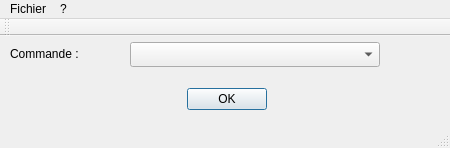
<?xml version="1.0" encoding="UTF-8"?>
<ui version="4.0">
 <class>MainWindow</class>
 <widget class="QMainWindow" name="MainWindow">
  <property name="geometry">
   <rect>
    <x>0</x>
    <y>0</y>
    <width>450</width>
    <height>148</height>
   </rect>
  </property>
  <property name="minimumSize">
   <size>
    <width>450</width>
    <height>105</height>
   </size>
  </property>
  <property name="maximumSize">
   <size>
    <width>450</width>
    <height>16777215</height>
   </size>
  </property>
  <property name="windowTitle">
   <string>QLaunchOverSSH</string>
  </property>
  <property name="windowIcon">
   <iconset resource="ressources.qrc">
    <normaloff>:/new/images/applet-gnome-sshmenu-icone-6595-16.png</normaloff>:/new/images/applet-gnome-sshmenu-icone-6595-16.png</iconset>
  </property>
  <widget class="QWidget" name="centralWidget">
   <widget class="QLabel" name="label_error">
    <property name="geometry">
     <rect>
      <x>0</x>
      <y>35</y>
      <width>450</width>
      <height>17</height>
     </rect>
    </property>
    <property name="styleSheet">
     <string notr="true">color: rgb(255, 0, 0);</string>
    </property>
    <property name="text">
     <string/>
    </property>
    <property name="textFormat">
     <enum>Qt::PlainText</enum>
    </property>
    <property name="alignment">
     <set>Qt::AlignCenter</set>
    </property>
    <property name="textInteractionFlags">
     <set>Qt::NoTextInteraction</set>
    </property>
   </widget>
   <widget class="QLabel" name="label_command">
    <property name="geometry">
     <rect>
      <x>10</x>
      <y>10</y>
      <width>115</width>
      <height>15</height>
     </rect>
    </property>
    <property name="text">
     <string>Commande :</string>
    </property>
   </widget>
   <widget class="QComboBox" name="combo_command">
    <property name="geometry">
     <rect>
      <x>130</x>
      <y>6</y>
      <width>250</width>
      <height>25</height>
     </rect>
    </property>
    <property name="statusTip">
     <string>Sélectionnez la commande voulue</string>
    </property>
   </widget>
   <widget class="QDialogButtonBox" name="button_launch">
    <property name="geometry">
     <rect>
      <x>0</x>
      <y>50</y>
      <width>454</width>
      <height>27</height>
     </rect>
    </property>
    <property name="standardButtons">
     <set>QDialogButtonBox::Ok</set>
    </property>
    <property name="centerButtons">
     <bool>true</bool>
    </property>
   </widget>
  </widget>
  <widget class="QMenuBar" name="menuBar">
   <property name="geometry">
    <rect>
     <x>0</x>
     <y>0</y>
     <width>450</width>
     <height>23</height>
    </rect>
   </property>
   <widget class="QMenu" name="menu">
    <property name="title">
     <string>?</string>
    </property>
    <addaction name="action_about"/>
   </widget>
   <widget class="QMenu" name="menuFichier">
    <property name="title">
     <string>Fichier</string>
    </property>
    <addaction name="action_close"/>
   </widget>
   <addaction name="menuFichier"/>
   <addaction name="menu"/>
  </widget>
  <widget class="QToolBar" name="mainToolBar">
   <attribute name="toolBarArea">
    <enum>TopToolBarArea</enum>
   </attribute>
   <attribute name="toolBarBreak">
    <bool>false</bool>
   </attribute>
  </widget>
  <widget class="QStatusBar" name="statusBar"/>
  <action name="action_about">
   <property name="text">
    <string>À propos</string>
   </property>
   <property name="shortcut">
    <string>F1</string>
   </property>
  </action>
  <action name="action_close">
   <property name="text">
    <string>&amp;Quitter</string>
   </property>
   <property name="shortcut">
    <string>Alt+Q</string>
   </property>
  </action>
 </widget>
 <layoutdefault spacing="6" margin="11"/>
 <resources>
  <include location="ressources.qrc"/>
 </resources>
 <connections/>
</ui>
